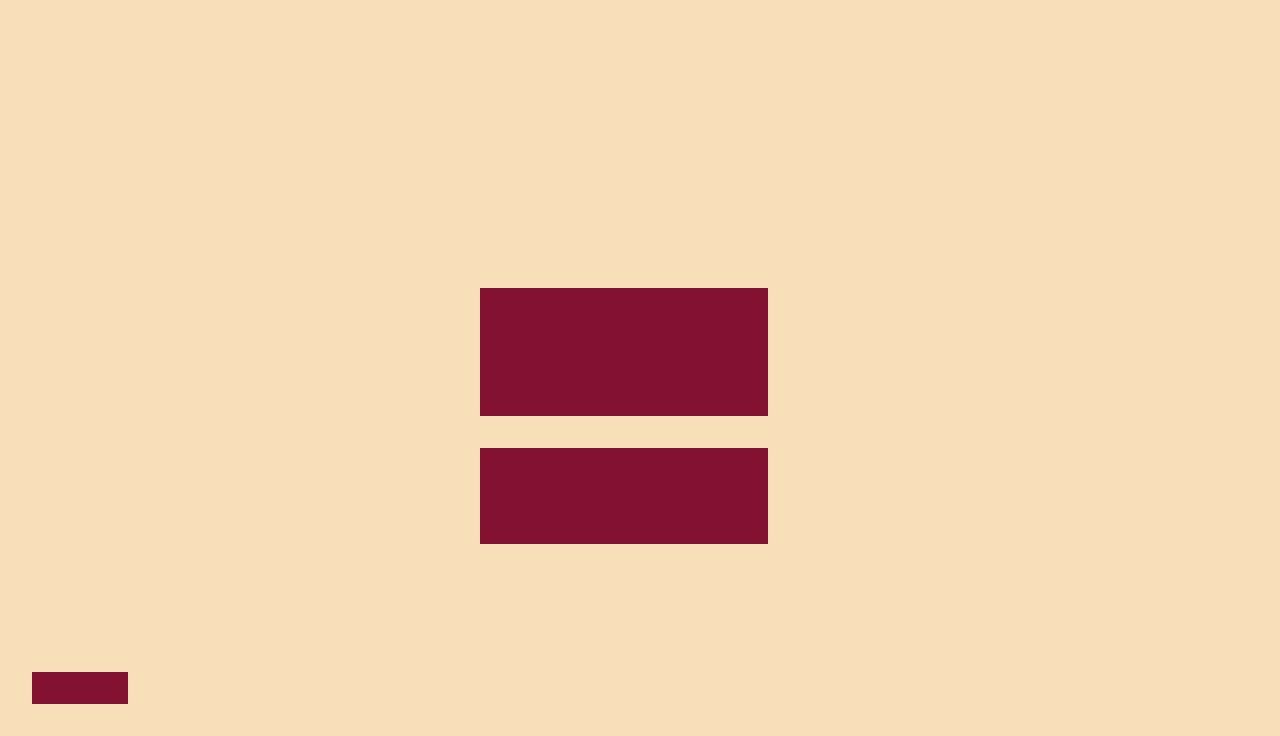

Tiled map render using the project's own tile images. Description and the whole map definition, tile-layer contents included, below:
An orthogonal 40x23 tile map with 32x32 px tiles, 2 tile layers (Background, Menu), 1 hidden layer not drawn, 2 tilesets and 5 objects (2x button, mouse, start, username).

<map version="1.0" tiledversion="1.1.2" orientation="orthogonal" renderorder="right-down" width="40" height="23" tilewidth="32" tileheight="32" infinite="0" nextobjectid="122">
 <tileset firstgid="1" source="Color Palette 2.tsx" />
 <tileset firstgid="1223" source="Piano Keys.tsx" />
 <layer name="Background" width="40" height="23">
  <data encoding="csv">
21,21,21,21,21,21,21,21,21,21,21,21,21,21,21,21,21,21,21,21,21,21,21,21,21,21,21,21,21,21,21,21,21,21,21,21,21,21,21,21,
21,21,21,21,21,21,21,21,21,21,21,21,21,21,21,21,21,21,21,21,21,21,21,21,21,21,21,21,21,21,21,21,21,21,21,21,21,21,21,21,
21,21,21,21,21,21,21,21,21,21,21,21,21,21,21,21,21,21,21,21,21,21,21,21,21,21,21,21,21,21,21,21,21,21,21,21,21,21,21,21,
21,21,21,21,21,21,21,21,21,21,21,21,21,21,21,21,21,21,21,21,21,21,21,21,21,21,21,21,21,21,21,21,21,21,21,21,21,21,21,21,
21,21,21,21,21,21,21,21,21,21,21,21,21,21,21,21,21,21,21,21,21,21,21,21,21,21,21,21,21,21,21,21,21,21,21,21,21,21,21,21,
21,21,21,21,21,21,21,21,21,21,21,21,21,21,21,21,21,21,21,21,21,21,21,21,21,21,21,21,21,21,21,21,21,21,21,21,21,21,21,21,
21,21,21,21,21,21,21,21,21,21,21,21,21,21,21,21,21,21,21,21,21,21,21,21,21,21,21,21,21,21,21,21,21,21,21,21,21,21,21,21,
21,21,21,21,21,21,21,21,21,21,21,21,21,21,21,21,21,21,21,21,21,21,21,21,21,21,21,21,21,21,21,21,21,21,21,21,21,21,21,21,
21,21,21,21,21,21,21,21,21,21,21,21,21,21,21,21,21,21,21,21,21,21,21,21,21,21,21,21,21,21,21,21,21,21,21,21,21,21,21,21,
21,21,21,21,21,21,21,21,21,21,21,21,21,21,21,21,21,21,21,21,21,21,21,21,21,21,21,21,21,21,21,21,21,21,21,21,21,21,21,21,
21,21,21,21,21,21,21,21,21,21,21,21,21,21,21,21,21,21,21,21,21,21,21,21,21,21,21,21,21,21,21,21,21,21,21,21,21,21,21,21,
21,21,21,21,21,21,21,21,21,21,21,21,21,21,21,21,21,21,21,21,21,21,21,21,21,21,21,21,21,21,21,21,21,21,21,21,21,21,21,21,
21,21,21,21,21,21,21,21,21,21,21,21,21,21,21,21,21,21,21,21,21,21,21,21,21,21,21,21,21,21,21,21,21,21,21,21,21,21,21,21,
21,21,21,21,21,21,21,21,21,21,21,21,21,21,21,21,21,21,21,21,21,21,21,21,21,21,21,21,21,21,21,21,21,21,21,21,21,21,21,21,
21,21,21,21,21,21,21,21,21,21,21,21,21,21,21,21,21,21,21,21,21,21,21,21,21,21,21,21,21,21,21,21,21,21,21,21,21,21,21,21,
21,21,21,21,21,21,21,21,21,21,21,21,21,21,21,21,21,21,21,21,21,21,21,21,21,21,21,21,21,21,21,21,21,21,21,21,21,21,21,21,
21,21,21,21,21,21,21,21,21,21,21,21,21,21,21,21,21,21,21,21,21,21,21,21,21,21,21,21,21,21,21,21,21,21,21,21,21,21,21,21,
21,21,21,21,21,21,21,21,21,21,21,21,21,21,21,21,21,21,21,21,21,21,21,21,21,21,21,21,21,21,21,21,21,21,21,21,21,21,21,21,
21,21,21,21,21,21,21,21,21,21,21,21,21,21,21,21,21,21,21,21,21,21,21,21,21,21,21,21,21,21,21,21,21,21,21,21,21,21,21,21,
21,21,21,21,21,21,21,21,21,21,21,21,21,21,21,21,21,21,21,21,21,21,21,21,21,21,21,21,21,21,21,21,21,21,21,21,21,21,21,21,
21,21,21,21,21,21,21,21,21,21,21,21,21,21,21,21,21,21,21,21,21,21,21,21,21,21,21,21,21,21,21,21,21,21,21,21,21,21,21,21,
21,21,21,21,21,21,21,21,21,21,21,21,21,21,21,21,21,21,21,21,21,21,21,21,21,21,21,21,21,21,21,21,21,21,21,21,21,21,21,21,
21,21,21,21,21,21,21,21,21,21,21,21,21,21,21,21,21,21,21,21,21,21,21,21,21,21,21,21,21,21,21,21,21,21,21,21,21,21,21,21
</data>
 </layer>
 <layer name="test" width="40" height="23" visible="0">
  <data encoding="csv">
1,0,0,0,0,0,0,0,0,0,0,0,0,0,0,0,0,0,0,0,0,0,0,0,0,0,0,0,0,0,0,0,0,0,0,0,0,0,0,0,
2,0,0,0,0,0,0,0,0,0,0,0,0,0,0,0,0,0,0,0,0,0,0,0,0,0,0,0,0,0,0,0,0,0,0,0,0,0,0,0,
3,0,0,0,0,0,0,0,0,0,0,0,0,0,0,0,0,0,0,0,0,0,0,0,0,0,0,0,0,0,0,0,0,0,0,0,0,0,0,0,
4,0,0,0,0,0,0,0,0,0,0,0,0,0,0,0,0,0,0,0,0,0,0,0,0,0,0,0,0,0,0,0,0,0,0,0,0,0,0,0,
5,0,0,0,0,0,0,0,0,0,0,0,0,0,0,0,0,0,0,0,0,0,0,0,0,0,0,0,0,0,0,0,0,0,0,0,0,0,0,0,
5,0,0,0,0,0,0,0,0,0,0,0,0,0,0,0,0,0,0,0,0,0,0,0,0,0,0,0,0,0,0,0,0,0,0,0,0,0,0,0,
6,0,0,0,0,0,0,0,0,0,0,0,0,0,0,0,0,0,0,0,0,0,0,0,0,0,0,0,0,0,0,0,0,0,0,0,0,0,0,0,
8,0,0,0,0,0,0,0,0,0,0,0,0,0,0,0,0,0,0,0,0,0,0,0,0,0,0,0,0,0,0,0,0,0,0,0,0,0,0,0,
7,0,0,0,0,0,0,0,0,0,0,0,0,0,0,0,0,0,0,0,0,0,0,0,0,0,0,0,0,0,0,0,0,0,0,0,0,0,0,0,
12,0,0,0,0,0,0,0,0,0,0,0,0,0,0,0,0,0,0,0,0,0,0,0,0,0,0,0,0,0,0,0,0,0,0,0,0,0,0,0,
18,0,0,0,0,0,0,0,0,0,0,0,0,0,0,0,0,0,0,0,0,0,0,0,0,0,0,0,0,0,0,0,0,0,0,0,0,0,0,0,
19,0,0,0,0,0,0,0,0,0,0,0,0,0,0,0,0,0,0,0,0,0,0,0,0,0,0,0,0,0,0,0,0,0,0,0,0,0,0,0,
0,0,0,0,0,0,0,0,0,0,0,0,0,0,0,0,0,0,0,0,0,0,0,0,0,0,0,0,0,0,0,0,0,0,0,0,0,0,0,0,
0,0,0,0,0,0,0,0,0,0,0,0,0,0,0,0,0,0,0,0,0,0,0,0,0,0,0,0,0,0,0,0,0,0,0,0,0,0,0,0,
0,0,0,0,0,0,0,0,0,0,0,0,0,0,0,0,0,0,0,0,0,0,0,0,0,0,0,0,0,0,0,0,0,0,0,0,0,0,0,0,
0,0,0,0,0,0,0,0,0,0,0,0,0,0,0,0,0,0,0,0,0,0,0,0,0,0,0,0,0,0,0,0,0,0,0,0,0,0,0,0,
0,0,0,0,0,0,0,0,0,0,0,0,0,0,0,0,0,0,0,0,0,0,0,0,0,0,0,0,0,0,0,0,0,0,0,0,0,0,0,0,
0,0,0,0,0,0,0,0,0,0,0,0,0,0,0,0,0,0,0,0,0,0,0,0,0,0,0,0,0,0,0,0,0,0,0,0,0,0,0,0,
0,0,0,0,0,0,0,0,0,0,0,0,0,0,0,0,0,0,0,0,0,0,0,0,0,0,0,0,0,0,0,0,0,0,0,0,0,0,0,0,
0,0,0,0,0,0,0,0,0,0,0,0,0,0,0,0,0,0,0,0,0,0,0,0,0,0,0,0,0,0,0,0,0,0,0,0,0,0,0,0,
0,0,0,0,0,0,0,0,0,0,0,0,0,0,0,0,0,0,0,0,0,0,0,0,0,0,0,0,0,0,0,0,0,0,0,0,0,0,0,0,
0,0,0,0,0,0,0,0,0,0,0,0,0,0,0,0,0,0,0,0,0,0,0,0,0,0,0,0,0,0,0,0,0,0,0,0,0,0,0,0,
0,0,0,0,0,0,0,0,0,0,0,0,0,0,0,0,0,0,0,0,0,0,0,0,0,0,0,0,0,0,0,0,0,0,0,0,0,0,0,0
</data>
 </layer>
 <layer name="Menu" width="40" height="23">
  <data encoding="csv">
0,0,0,0,0,0,0,0,0,0,0,0,0,0,0,0,0,0,0,0,0,0,0,0,0,0,0,0,0,0,0,0,0,0,0,0,0,0,0,0,
0,0,0,0,0,0,0,0,0,0,0,0,0,0,0,0,0,0,0,0,0,0,0,0,0,0,0,0,0,0,0,0,0,0,0,0,0,0,0,0,
0,0,0,0,0,0,0,0,0,0,0,0,0,0,0,0,0,0,0,0,0,0,0,0,0,0,0,0,0,0,0,0,0,0,0,0,0,0,0,0,
0,0,0,0,0,0,0,0,0,0,0,0,0,0,0,0,0,0,0,0,0,0,0,0,0,0,0,0,0,0,0,0,0,0,0,0,0,0,0,0,
0,0,0,0,0,0,0,0,0,0,0,0,0,0,0,0,0,0,0,0,0,0,0,0,0,0,0,0,0,0,0,0,0,0,0,0,0,0,0,0,
0,0,0,0,0,0,0,0,0,0,0,0,0,0,0,0,0,0,0,0,0,0,0,0,0,0,0,0,0,0,0,0,0,0,0,0,0,0,0,0,
0,0,0,0,0,0,0,0,0,0,0,0,0,0,0,0,0,0,0,0,0,0,0,0,0,0,0,0,0,0,0,0,0,0,0,0,0,0,0,0,
0,0,0,0,0,0,0,0,0,0,0,0,0,0,0,0,0,0,0,0,0,0,0,0,0,0,0,0,0,0,0,0,0,0,0,0,0,0,0,0,
0,0,0,0,0,0,0,0,0,0,0,0,0,0,0,0,0,0,0,0,0,0,0,0,0,0,0,0,0,0,0,0,0,0,0,0,0,0,0,0,
0,0,0,0,0,0,0,0,0,0,0,0,0,0,0,20,20,20,20,20,20,20,20,20,0,0,0,0,0,0,0,0,0,0,0,0,0,0,0,0,
0,0,0,0,0,0,0,0,0,0,0,0,0,0,0,20,20,20,20,20,20,20,20,20,0,0,0,0,0,0,0,0,0,0,0,0,0,0,0,0,
0,0,0,0,0,0,0,0,0,0,0,0,0,0,0,20,20,20,20,20,20,20,20,20,0,0,0,0,0,0,0,0,0,0,0,0,0,0,0,0,
0,0,0,0,0,0,0,0,0,0,0,0,0,0,0,20,20,20,20,20,20,20,20,20,0,0,0,0,0,0,0,0,0,0,0,0,0,0,0,0,
0,0,0,0,0,0,0,0,0,0,0,0,0,0,0,0,0,0,0,0,0,0,0,0,0,0,0,0,0,0,0,0,0,0,0,0,0,0,0,0,
0,0,0,0,0,0,0,0,0,0,0,0,0,0,0,20,20,20,20,20,20,20,20,20,0,0,0,0,0,0,0,0,0,0,0,0,0,0,0,0,
0,0,0,0,0,0,0,0,0,0,0,0,0,0,0,20,20,20,20,20,20,20,20,20,0,0,0,0,0,0,0,0,0,0,0,0,0,0,0,0,
0,0,0,0,0,0,0,0,0,0,0,0,0,0,0,20,20,20,20,20,20,20,20,20,0,0,0,0,0,0,0,0,0,0,0,0,0,0,0,0,
0,0,0,0,0,0,0,0,0,0,0,0,0,0,0,0,0,0,0,0,0,0,0,0,0,0,0,0,0,0,0,0,0,0,0,0,0,0,0,0,
0,0,0,0,0,0,0,0,0,0,0,0,0,0,0,0,0,0,0,0,0,0,0,0,0,0,0,0,0,0,0,0,0,0,0,0,0,0,0,0,
0,0,0,0,0,0,0,0,0,0,0,0,0,0,0,0,0,0,0,0,0,0,0,0,0,0,0,0,0,0,0,0,0,0,0,0,0,0,0,0,
0,0,0,0,0,0,0,0,0,0,0,0,0,0,0,0,0,0,0,0,0,0,0,0,0,0,0,0,0,0,0,0,0,0,0,0,0,0,0,0,
0,20,20,20,0,0,0,0,0,0,0,0,0,0,0,0,0,0,0,0,0,0,0,0,0,0,0,0,0,0,0,0,0,0,0,0,0,0,0,0,
0,0,0,0,0,0,0,0,0,0,0,0,0,0,0,0,0,0,0,0,0,0,0,0,0,0,0,0,0,0,0,0,0,0,0,0,0,0,0,0
</data>
 </layer>
 <objectgroup name="Buttons">
  <object id="51" name="mouse" x="260" y="-97.3333" width="32" height="32" />
  <object id="107" name="start" x="480" y="288" width="288" height="128" />
  <object id="111" name="button" x="1297.33" y="-66.6667" width="112" height="96" />
  <object id="120" name="username" x="480" y="448" width="288" height="96" />
  <object id="121" name="reset_save" type="button" x="32" y="672" width="96" height="32">
   <properties>
    <property name="butname" value="Reset Game" />
   </properties>
  </object>
 </objectgroup>
</map>
